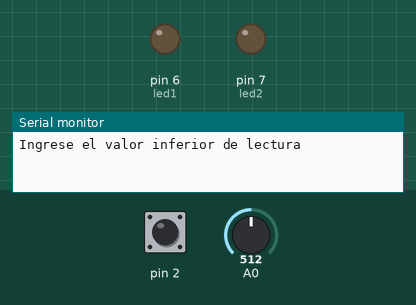
Recording of a sketch running on a simulated Arduino Uno, built for the host (arithmetic inside an expression is 32-bit, double 64-bit). On the bench: output pins drawn as LEDs (lit = HIGH), the last lines printed to the serial monitor. The inputs (shaded band) are chosen by the test bench; at power-on: pin 2 HIGH, A0 = 512. EEPROM starts erased.

Above: at 0.1 s.
At 6.6 s:
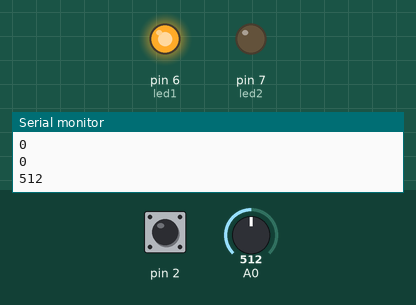
Timing chart, 0 to 8.1 s (numbered marks = the images above):
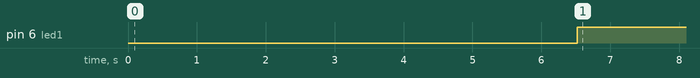

The sketch:

suple_ej2.ino
```cpp
#include <EEPROM.h>

#include <MsTimer2.h>

/*
 * EJERCICIO 2
 */
 #include<avr/wdt.h>
 #include <avr/sleep.h>
 #include <avr/power.h>
 #include <LiquidCrystal.h>
LiquidCrystal lcd(13, 12, 11, 10, 9, 8);
int dato;
String lecturai,lecturas;
int valinferior;
int valsuperior;
int led1=6;
int led2=7;
int s=0;
void setup() {
  lcd.clear();
  pinMode(led1,OUTPUT);
  pinMode(led2,OUTPUT);
Serial.begin(9600);
Serial.println("Ingrese el valor inferior de lectura");
delay(10);
if(Serial.available()>0){
  lecturai=Serial.readString();
  valinferior=lecturai.toInt();
  }
  delay(2500);
Serial.println("Ingrese el valor superior de lectura");
delay(10);
if(Serial.available()>0){
  lecturas=Serial.readString();
  valsuperior=lecturas.toInt();
  }
 delay(2000);
 Serial.println(valinferior);
 Serial.println(valsuperior);
 MsTimer2::set(2000,reloj);
 MsTimer2::start();
 attachInterrupt(0,configurar,LOW);
 set_sleep_mode(SLEEP_MODE_ADC);

}

void loop() {

}
void reloj(){
  EEPROM.read(8);
  s++;
  int i=valinferior;
  int h=valsuperior;
   dato=analogRead(0);
   Serial.println(dato);
   if(dato<i || dato>h){
    EEPROM.write(8,s);
    digitalWrite(led1,HIGH);
    digitalWrite(led2,LOW);
    if(s==EEPROM.read(8)+5){
      sleep_enable();
      }
    }
      if(dato>i && dato<h){
        digitalWrite(led2,LOW);
        digitalWrite(led1,LOW);
        }
  }
  void configurar(){
     wdt_enable(WDTO_2S);
    }
```

Measured:
- by itself, pin 6 (led1): LOW → HIGH at 6.5 s
